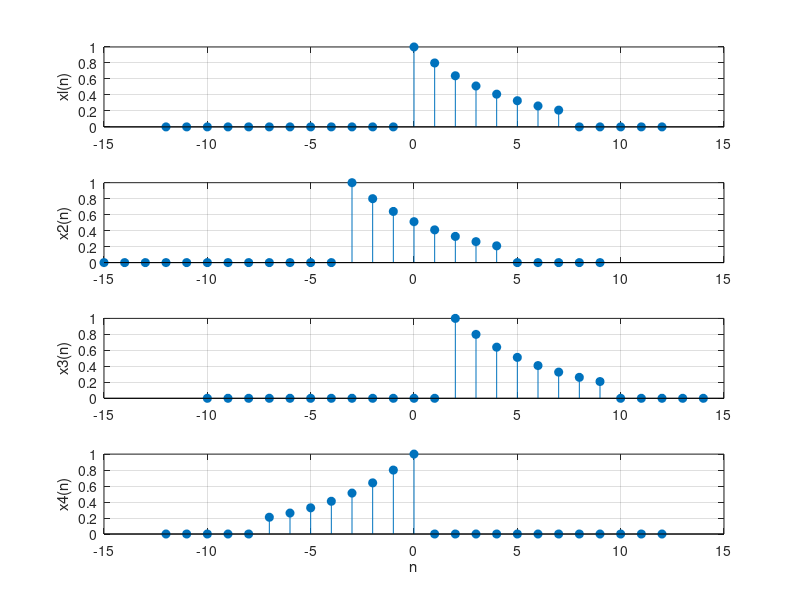

This chart was generated by the following MATLAB code:
clc;clear;close all;
a=0.8;N=8;
n=-12:12;
Rn=[zeros(1,12),ones(1,N),zeros(1,5)];
x=a.^n.* Rn;
nl=n;n2=nl-3;n3=nl+2;n4=-nl;
subplot(4,1,1);stem(nl,x,"fill");
grid on;ylabel('xl(n)');axis([-15,15,0,1]);
subplot(4,1,2);stem(n2,x,"fill");
grid on;ylabel('x2(n)');axis([-15,15,0,1]);
subplot(4,1,3);stem(n3 ,x,"fill");
grid on;ylabel('x3(n)');axis([-15,15,0,1]);
subplot(4,1,4);stem(n4, x,"fill");grid on;
ylabel('x4(n)');xlabel('n');axis([-15,15,0,1]);














clc; clear; close all; % 清空命令行窗口，清除工作区变量，关闭所有图形窗口

a = 0.8; % 定义衰减因子
N = 8; % 定义脉冲信号的宽度
n = -12:12; % 定义时间序列 n 从 -12 到 12

% 创建一个长度为 25 的信号 Rn，中间部分为长度为 N 的单位脉冲信号，其余部分为零
Rn = [zeros(1,12), ones(1,N), zeros(1,5)];

% 生成信号 x，信号 x 由衰减因子 a 的幂次与脉冲信号 Rn 相乘得到
x = a.^n .* Rn;

% 定义各种变换后的时间序列
nl = n; % 原始时间序列
n2 = nl - 3; % 时间序列左移 3
n3 = nl + 2; % 时间序列右移 2
n4 = -nl; % 时间序列取反

% 绘制原始信号和变换后的信号
subplot(4,1,1); % 创建 4x1 子图的第一个子图
stem(nl, x, "fill"); % 使用 stem 函数绘制信号 x
grid on; % 显示网格线
ylabel('xl(n)'); % 设置 y 轴标签
axis([-15,15,0,1]); % 设置坐标轴范围

subplot(4,1,2); % 创建 4x1 子图的第二个子图
stem(n2, x, "fill"); % 使用 stem 函数绘制信号 x2(n)
grid on; % 显示网格线
ylabel('x2(n)'); % 设置 y 轴标签
axis([-15,15,0,1]); % 设置坐标轴范围

subplot(4,1,3); % 创建 4x1 子图的第三个子图
stem(n3, x, "fill"); % 使用 stem 函数绘制信号 x3(n)
grid on; % 显示网格线
ylabel('x3(n)'); % 设置 y 轴标签
axis([-15,15,0,1]); % 设置坐标轴范围

subplot(4,1,4); % 创建 4x1 子图的第四个子图
stem(n4, x, "fill"); % 使用 stem 函数绘制信号 x4(n)
grid on; % 显示网格线
ylabel('x4(n)'); % 设置 y 轴标签
xlabel('n'); % 设置 x 轴标签
axis([-15,15,0,1]); % 设置坐标轴范围

% 【例1-2】用MATLAB命令画出下列离散时间信号的波形图,其中N=8,a=0.8.①ェ(„)=α“[u(„)-u(„-N)];②æ(„)=ェ(n+3);③τ(n)=x(n-2);④ェ(n)=x(-n)。
% 【例1-3】试判断下列离散时间信号的周期性,并用MATLAB命令画出离散时间信号的波形图。
% ①æ(π)=3sin(3™„);②x,(n)=cos(1.2n)
% 江涵斗州此县不左左满足等式)
% 【例1-6】 令(π)=(1,2,3,4,5,6,7,6,5,4,3,2,1},-2≤n<10,确定并画出下面的序列。
% ①π („)=2x(n-5)-3«(„+4);②x(n)=x(3-n)+æ(n)x(n-2)。),sigshift()siamut(..e.a
% 【例2-1】 计算下面两个序列的卷积:①æ(„)=3-"[u(n)一u(n-101)];②h(n)=2-"R„(n)。
% 【例2-2】已知下面两个有限长序列:
% ①æ(n)={2,10,6,-1,-2,4,2},-3<n≤3;②h(n)={3,4,1,一4,3,2},-1<n<4求卷积和 y(n)=x(n)* h(n)。
% 为了比较,下面分别调用conv()、conv_m()和convolution()函数来实现解
% 【例2-3】已知线性时不变系统(LTI)的单位冲激响应为
% h(n)=38(n-3)十0.56(n-4)+0.28(n-5)+0.78(n-5)-0.88(n-8)求此系统对输入序列x(n)=u(n一1)的响应。
% 解此题是求系统响应,因为没有给出初始条件,因此可以认为是求零状态响应，
% 例3-1】设连续信号x(t)=Ae“sin0t·u(t),其中A=444.128,2=a=50J2x若分别以抽样频率f=1000Hz、400Hz、200Hz进行等间隔抽样,计算并图示三种抽样频率下的抽样信号x()及其幅频特性函数|(j0)|,观察X(j0)的周期以及频谱混叠程度与f的关系。
% 【例3-2】利用例3-1中的抽样值恢复x(),观察恢复波形,计算出最大恢复误差。抽样频率取400Hz及1000Hz两种做比较。
% 【例3-3】已知信号f()=sin(120mt)+cos(50nt)+cos(60πt),试水:(1)画出该连续时间信号的时域波形及其幅频特性曲线;
% (2)对信号进行抽样,得到抽样序列,画出抽样频率分别为80Hz、120Hz、150Hz时的抽样序列波形;
% (3)对不同抽样频率下的抽样序列进行频谱分析,绘制其幅频曲线,对比不同抽样频率
% 下抽样序列和幅频曲线有无差别;
% (4)由抽样序列恢复出连续时间信号,画出其时域波形,与原连续时间信号的时域波形
% 对比。
% 【例4-1】计算以下序列的Z变换:
% ①(π)=α“u(n);②x(n)=na" ;③x(n)=e”
% 【例4-2】求下列函数的乙逆变换:
% ①X(z)=-≈ ;②X,(z)=
% 例4-3】一因果线性时不变系统(LTI)由下面的差分方程描述:y(n)=0.8ly(n-2)+(n)-x(n-2)
% 试求:
% (1)系统函数H(z),并画出零极点分布图;
% (2)单位冲激响应h(n);
% (3)系统频率响应H(e),并在0<ω<π上画出它的幅度和相位,
% 例4-4】已知x(n)的Z变换表达式如下:
% 1十3z-1
% X(z)--+3x-1十2z
% (1)画出该系统的零极点图;
% (2)若x()为因果序列,判断该系统函数的收敛域及稳定性心小雪运上厕根据完哈原
% 【例 5-3】某因果线性时不变系统(LTI)由下面差分方程描述y(n)=0.8ly(n-2)+(n)-x(n-2)试求系统对单位阶跃u(n)的响应v(n)(即单位阶跃响应)
% 例5-5】 求二阶系统 H(≈)=2x’3.4x+5.5对100点随机噪声的响应曲线z-1.2z十0.8
% 业
% 1)相比将业得较慢。
% 【例“2〗 设x(n)=(-0.9)”,-5≤n<5,(1)计算离散时间傅里叶变换X(e),并画出它的幅度和相位;(2)计算x(n)的 11点 DFT。
% 【例K力)
% 设x(n)是4点序列:
% (1，0<n<3
% x(n)=0， 其他
% (1)计算离散时间傅里叶变换X(e),并画出它的幅度和相位;(2)计算x(n)的4点 DFT。
% (1)山离散时间傅里叶变换(DTFT)的定义得角不
% 图6.5X()的幅度和相位响应
% 【例次4设(n)=cos(0.48mn)+cos(0.52xn),试分析下列情况的频谱特性(1)若令工(n)=x(n),0<n<10,求出并画出z(n)的离散傅里叶变换;|x(n)， 0≤n<10(2)若令™(n)=,求出并画出x(n)的离散傅里叶变换;10,10≤n<100(3)若令x(n)=x(n),0≤n<100,求出并画出x(n)的离散傅里叶变换。
% 【例7-1】 已知一个 11 点序列 x(n)=10x(0.8)",0≤n<10,
% (1)画出x((-n))1sR¡(n)样本;(2)画出æ((n一6))R(n)样本;(3)画出 z((n+4))sR;(n)样本。6刀M
% 【例 已知序列工()=(1,1,1),0<n<2;z;(m)={1,2,3,0,0,0,4},0<<试求:
% (1)y(„)=x(„)⑦x(n);(2)y(n)=x(n)⑩x(n)。
% 【例7声】 已知序列 z(n)={1,1,1},0<n<2;z(n)={1,2,3,4,5},0<n<4。试验线性卷积和 y(n)=x(n)*x,(n)与圆周总卷积和 y(n)=x(n)@x(n)的关系众刀A/AIADA和
% 例 8-1】 已知序列 x(n)=(1,2,3,4.5.6.7.8),编程实现 DIT-FFT,计算 X(k)
% 例8-2】已知序列的频谱X(k)为{36.0000,一4.0000+9.6569i,一4.0000+4.0000i,-4.0000十1.6569i,-4.0000,-4.0000-1.6569i,-4.0000-4.0000i,-4.0000-9.6569i},试求序列(n)=IDFT[X(k)]。
% IETET
% 【例8-3】对序列进行离散傅里叶变换(DFT)时,试比较采用直接计算DFT与采用快速算法FFT计算的时间差异。
% 角召为
% 7和出取后编果
% 例 9-1】 已知序列 x(n)=sin(0.4n)R。(n),h(n)=0.9"R(n),试利用快速卷积法计算这两个序列的卷积和 y(n)=x(n)*h(n)。
% 根据题音可知，字列”的长安角环疗列6(
% NA1A
% 【例 9-2】 令 ()是一个L点在[0,1]之间均匀分布的随机数,z(n)是一个L点均们为0、方差为1的高斯随机序列。试比较直接计算线性卷积y(n)=z(n)*z(n)所需的时间和利用FFT计算y()=x(n)*z,(n)所需的时间。
% 【例11-2】设模拟滤波器的系统函数为H(s)=s+√5s+2$+√2s+1
% 应不变法和双线性变换法设计IIR数字滤波器。
% .因为已知模拟滤
% 【例11-3】设抽样周期T=250us,试用冲激响应不变法和双线性变换法设计一个三阶巴特沃斯数字低通滤波器,其3dB截止频率为f=1kHz。
% 由已知条件可知,N=3,f=1kHz,T=250us,采用滤波器类型是巴特沃斯。因此备忍
% MA1A
% 【例13-1】用矩形窗设计一个线性相位高通滤波器3n<o<5re￣j(∞-a》,5π<w<20≤w<3n
% H (e”)=
% (1)问设计的滤波器有几种类型?分别属于哪一种线性相位滤波器?画出所设计滤波器的频率响应曲线。
% (2)若用升余弦窗(Hanning窗),再次讨论
% 【例13-2】用矩形窗设计线性相位FIR低通滤波器,通带截止频率一二,单位冲灏响应h(n)的长度N=21,绘出h(n)及其幅度、相位响应特性曲线。
% 【例13-3】采用矩形窗和海明窗设计一个FIR数字低通滤波器,满足指标w.=0.25xN=10。比较矩形窗长度分别为=10、N=20、N=50和N=110时滤波器的幅频响应解直接调用MATLAB提供的函数命令fir1实现,其程序代码如下:
% 【例13-4】采用窗函数法设计一个FIR数字带通滤波器,满足指标:低端阻带边界频率ω=0.2元,高端阻带边界频率w。=0.8n,阻带最小衰减为60dB;低端通带边界频率w。0.35π,高端通带边界频率ω,=0.65π,通带最大衰减为1dB。
% 设计指标中要求阳带最小衰减为60dB,所以选用布莱克曼(Blackman)窗,利用角忍
% 【例13-8】设FIR低通滤波器阶数为40,截止频率为200Hz,抽样频率为f=1000Hz。试设计此滤滤器并对信号x(t)=sin(2xft)+sin(2πft)滤波,f=50Hz,f=250Hz,选取滤波器输出的第81个抽样点到第241个抽样点之间的信号并与对应的输入信号进行比较。
